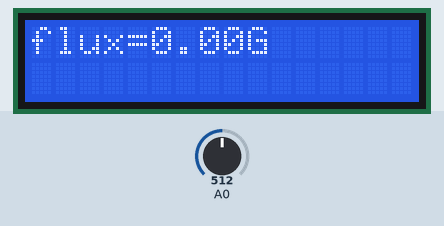
This sketch was run on a simulated Arduino Uno, built with avr-gcc and run on an emulated ATmega328P. On the bench: 16×2 character LCD. Inputs (shaded band) come from the test bench; at power-on: A0 = 512. What the sketch prints to the serial monitor is not drawn.

Above: at 3.8 s.
3.9 s: A0 set to 490
At 4.5 s:
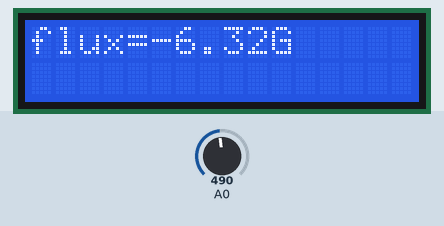
5.6 s: A0 set to 510
At 6.0 s:
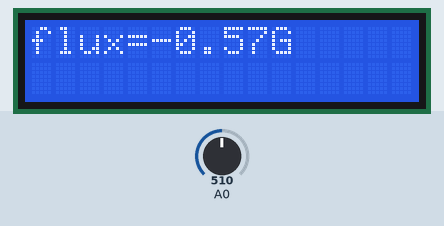
7.1 s: A0 set to 480
At 7.5 s:
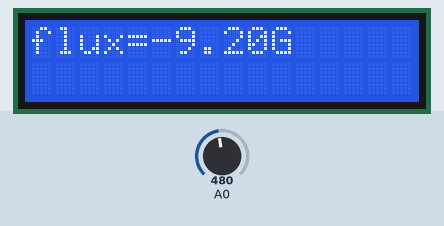
Timing chart, 0 to 10.1 s (numbered marks = the images above; inputs shaded):
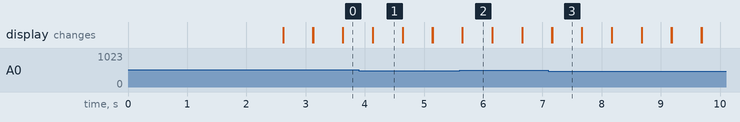

Measured:
- after the input at 3.9 s, the display: first differs from a run without the input after 0.24 s (image 1)
- after the input at 5.6 s, the display: first differs from a run without the input after 0.05 s (image 2)
- after the input at 7.1 s, the display: first differs from a run without the input after 0.06 s (image 3)
- what the display in image 1 shows lasts 0.5 s, from 4.1 s to 4.6 s

The sketch:

Gauss_Meter.ino
```cpp
#include<LiquidCrystal.h>
const int rs=12,en=11,d4=5,d5=4,d6=3,d7=2;
LiquidCrystal lcd(rs,en,d4,d5,d6,d7);
int threshold=0;
int sensorvalue;
long sum=0;

void setup() {    // put your setup code here, to run once:
  Serial.begin(9600);
  lcd.begin(16,2);
  for(int i=0;i<500;i++)
  {
    sensorvalue=analogRead(A0);
    sum+=sensorvalue;
    delay(5);
  }
  threshold = sum/500;
}

void loop() { // put your main code here, to run repeatedly:
  int sensorvalue=analogRead(A0);
  int x=(sensorvalue-threshold);
  if(sensorvalue>490 && sensorvalue<=22)
  {
    x=0;
  }
  float flux=x/3.48;
  Serial.println(sensorvalue);
  Serial.println(flux);
  lcd.print("flux=");
  lcd.print(flux);
  lcd.print("G");
  delay(500);
  lcd.clear();
}
```
